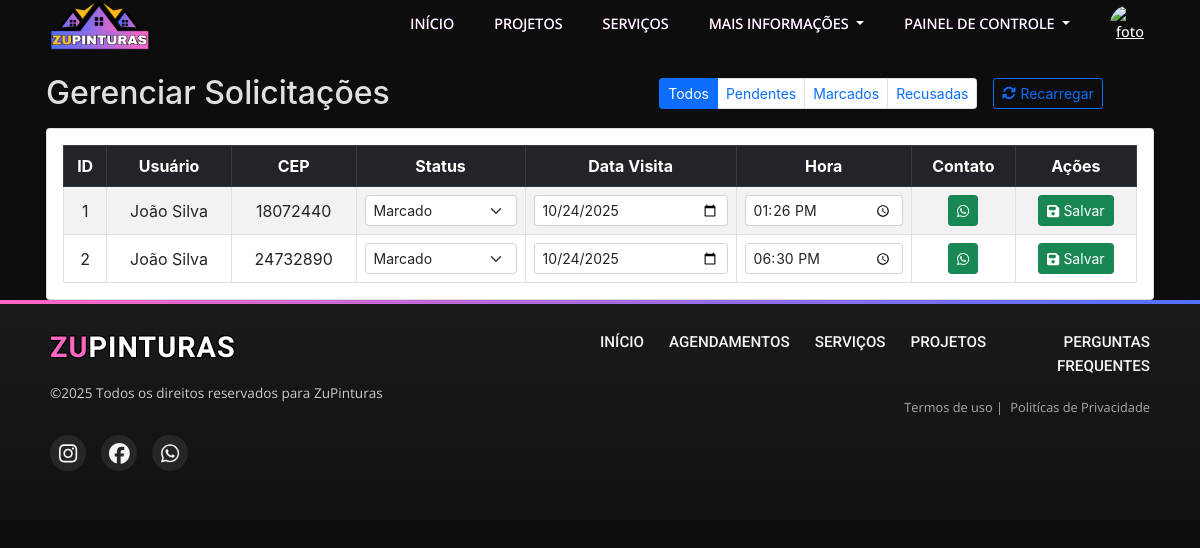
/admin/views/gerenciar_solicitacoes.php (signed in), run on the app's committed database.
### tables this page shows
CREATE TABLE `solicitacoes` (
  `id` int(11) NOT NULL,
  `usuario_id` int(11) NOT NULL,
  `data_solicitacao` datetime DEFAULT current_timestamp(),
  `descricao` text DEFAULT NULL,
  `cep` varchar(9) NOT NULL,
  `endereco` varchar(255) NOT NULL,
  `complemento` varchar(100) DEFAULT NULL,
  `status` enum('pendente','marcado','recusado') DEFAULT 'pendente',
  `observacao_admin` text DEFAULT NULL
);

CREATE TABLE `usuarios` (
  `id` int(11) NOT NULL,
  `nome` varchar(100) NOT NULL,
  `email` varchar(100) NOT NULL,
  `senha` varchar(255) NOT NULL,
  `foto` varchar(255) DEFAULT 'login.png',
  `telefone` varchar(20) DEFAULT NULL,
  `tipo` enum('user','admin') DEFAULT 'user',
  `data_criacao` timestamp NOT NULL DEFAULT current_timestamp()
);

CREATE TABLE `visitas_agendadas` (
  `id` int(11) NOT NULL,
  `solicitacao_id` int(11) NOT NULL,
  `data_visita` date NOT NULL,
  `hora_visita` time NOT NULL,
  `observacoes` text DEFAULT NULL,
  `criado_em` timestamp NOT NULL DEFAULT current_timestamp()
);

### inc/Banco.php (called while the page is built, shortened)
<?php
    class Banco {
        private $host;
        private $password;
        private $user;
        private $name;
        public function __construct
        (
             $host = "localhost",
             $password= '',
             $user="root",
             $name="zupinturas"
        )
        {
            $this->host=$host;
            $this->name=$name;
            $this->password=$password;
            $this->user=$user;
        }
        public function open_db(){
            try{
                $this->pdo= new PDO("mysql:host=".$this->host.";dbname=".$this->name.";charset=utf8",$this->user, $this->password);
                $this->pdo->setAttribute(PDO::ATTR_ERRMODE, PDO::ERRMODE_EXCEPTION);
                return $this->pdo;
            }catch(PDOException $e){
                die("Erro na conexão com o banco de dados: " . $e->getMessage());
            }
        }
      public function select($table, $retorno = "*", $onde = [], $pegarVarios = true, $limit = 0, $return_type = 'fetch_all_assoc')
        {
            $db = $this->open_db();
            $resultado = $this->montarSelectSql($table, $retorno, $onde, $limit);
            $sql = $resultado['sql'];
            $stmt = $db->prepare($sql);
            $stmt->execute();
            if ($stmt->rowCount() > 0) {
                switch ($return_type) {
                    case 'fetch_all_assoc':
                    default:
                        return $stmt->fetchAll(PDO::FETCH_ASSOC);
                }
            }
            return null;
        }
        private function montarSelectSql($tabela, $retorno, $where = [], $limit = 0)
        {
            $campos = is_array($retorno) ? implode(", ", $retorno) : $retorno;
            $sql = "SELECT {$campos} FROM {$tabela}";
            $placeholders = [];
            return [
                'sql' => $sql,
                'params' => $placeholders
            ];
        }
    }
?>

### admin/views/gerenciar_solicitacoes.php (the view, shortened to what this page needs)
<?php
include HEADER_TEMPLATE;
include "../../inc/Banco.php";
try {
    $bd = new Banco();
    $solicitacoes = $bd->select(
        'solicitacoes s LEFT JOIN usuarios u ON s.usuario_id = u.id LEFT JOIN visitas_agendadas v ON s.id = v.solicitacao_id',
        's.id, s.usuario_id, s.descricao, s.cep, s.endereco, s.complemento, s.status, s.observacao_admin, s.data_solicitacao,
         u.nome AS nome_usuario, u.email, u.telefone,
         v.data_visita, v.hora_visita',
        [],
        true,
        0,
        'fetch_all_assoc'
    );
} catch (Exception $e) {
    $_SESSION['message'] = $e->getMessage();
    $_SESSION['type'] = 'danger';
}
?>
<div class="container mt-4 px-3">
    <div class="d-flex flex-column flex-md-row justify-content-between align-items-start align-items-md-center mb-3 gap-3">
        <h2 class="mb-0 text-center text-md-start w-100">Gerenciar Solicitações</h2>
        <div class="d-flex flex-wrap justify-content-center align-items-center gap-2 w-100 w-md-auto">
            <nav aria-label="Navegação de solicitações">
                <ul class="pagination pagination-sm mb-0 flex-wrap justify-content-center">
                    <?php $current = basename($_SERVER['PHP_SELF']); ?>
                    <li class="page-item <?= $current === 'gerenciar_solicitacoes.php' ? 'active' : '' ?>">
                        <a class="page-link" href="<?= RAIZ_PROJETO; ?>admin/views/gerenciar_solicitacoes.php">Todos</a>
                    </li>
                    <li class="page-item <?= $current === 'solicitacoes_pendentes.php' ? 'active' : '' ?>">
                        <a class="page-link" href="<?= RAIZ_PROJETO; ?>admin/views/solicitacoes_pendentes.php">Pendentes</a>
                    </li>
                    <li class="page-item <?= $current === 'solicitacoes_marcadas.php' ? 'active' : '' ?>">
                        <a class="page-link" href="<?= RAIZ_PROJETO; ?>admin/views/solicitacoes_marcadas.php">Marcados</a>
                    </li>
                    <li class="page-item <?= $current === 'solicitacoes_recusadas.php' ? 'active' : '' ?>">
                        <a class="page-link" href="<?= RAIZ_PROJETO; ?>admin/views/solicitacoes_recusadas.php">Recusadas</a>
                    </li>
                </ul>
            </nav>
            <button class="btn btn-outline-primary btn-sm ms-md-2" onclick="location.reload()">
                <i class="fa fa-refresh"></i> Recarregar
            </button>
        </div>
    </div>
    <div class="card shadow-sm">
        <div class="card-body p-2 p-md-3">
            <?php if (!empty($solicitacoes)): ?>
               <div class="table-responsive" style="overflow-x: auto; -webkit-overflow-scrolling: touch;">
    <table class="table table-bordered table-striped align-middle text-center mb-0">
        <thead class="table-dark">
            <tr>
                <th>ID</th>
                <th>Usuário</th>
                <th>CEP</th>
                <th>Status</th>
                <th>Data Visita</th>
                <th>Hora</th>
                <th>Contato</th>
                <th>Ações</th>
            </tr>
        </thead>
        <tbody>
            <?php foreach ($solicitacoes as $s): ?>
                <tr data-id="<?= $s['id'] ?>">
                    <td><?= $s['id'] ?></td>
                    <td><?= htmlspecialchars($s['nome_usuario']) ?></td>
                    <td><?= htmlspecialchars($s['cep']) ?></td>
                    <td>
                        <select class="form-select form-select-sm status-select">
                            <option value="marcado" <?= $s['status'] == 'marcado' ? 'selected' : '' ?>>Marcado</option>
                        </select>
                    </td>
                    <td>
                        <input type="date" class="form-control form-control-sm data-visita" value="<?= $s['data_visita'] ?? '' ?>">
                    </td>
                    <td>
                        <input type="time" class="form-control form-control-sm hora-visita" value="<?= $s['hora_visita'] ?? '' ?>">
                    </td>
                    <td>
                        <a href="https://wa.me/55<?= preg_replace('/\D/', '', $s['telefone']); ?>" target="_blank" class="btn btn-success btn-sm">
                            <i class="fa-brands fa-whatsapp"></i>
                        </a>
                    </td>
                    <td>
                        <button class="btn btn-success btn-sm salvar-btn">
                            <i class="fa fa-save"></i> Salvar
                        </button>
                    </td>
                </tr>
            <?php endforeach; ?>
        </tbody>
    </table>
</div>
            <?php else: ?>
                <div class="alert alert-warning text-center mb-0">Nenhuma solicitação encontrada.</div>
            <?php endif; ?>
        </div>
    </div>
</div>
<?php
include FOOTER_TEMPLATE;
?>

### inc/header.php (shortened to what this page needs)
<!DOCTYPE html>
<?php
$paginaAtual = basename($_SERVER['PHP_SELF']);
?>
<html lang="pt-br">
<head>
    <link rel="stylesheet" href="<?php echo RAIZ_PROJETO; ?>assets/css/bootstrap_css/bootstrap.min.css">
    <link rel="stylesheet" href="<?php echo RAIZ_PROJETO; ?>assets/css/fontawesome_css/all.min.css">
    <link rel="stylesheet" href="<?php echo RAIZ_PROJETO; ?>assets/css/style.css">
</head>
<body>
    <header>
        <nav class="nav-desktop">
            <div class="logo-desktop">
                <img src="<?php echo RAIZ_PROJETO; ?>assets/img/logo.png" alt="logo">
            </div>
            <ul class="navbar-nav nav-links header-font">
                <li class="nav-item">
                    <a href="<?php echo RAIZ_PROJETO; ?>"
                        class="nav-link <?php echo ($paginaAtual == 'index.php') ? 'active' : ''; ?>">
                        INÍCIO</a>
                </li>
                <li class="nav-item">
                    <a href="<?php echo RAIZ_PROJETO; ?>views/projetos.php"
                        class="nav-link <?php echo ($paginaAtual == 'projetos.php') ? 'active' : ''; ?>">
                        PROJETOS
                    </a>
                </li>
                <li class="nav-item">
                    <a href="<?php echo RAIZ_PROJETO; ?>views/servicos.php"
                        class="nav-link <?php echo ($paginaAtual == 'servicos.php') ? 'active' : ''; ?>">
                        SERVIÇOS
                    </a>
                </li>
                <li class="nav-item dropdown">
                    <a class="nav-link dropdown-toggle" href="#" id="servicosDropdown" role="button"
                        data-bs-toggle="dropdown" aria-expanded="false">
                        MAIS INFORMAÇÕES
                    </a>
                </li>
                <?php if (isset($_SESSION['email'])): ?>
                    <?php if ($_SESSION['tipo'] === "user"): ?>
                        <li class="nav-item dropdown">
                            <a class="nav-link dropdown-toggle" href="#" id="servicosDropdown" role="button"
                                data-bs-toggle="dropdown" aria-expanded="false">
                                AGENDAMENTOS
                            </a>
                            <ul class="dropdown-menu bg-dark" aria-labelledby="servicosDropdown">
                                <li><a class="dropdown-item" href="<?php echo  RAIZ_PROJETO; ?>usuarios/views/solicitar_visita.php"><i class="fa-solid fa-calendar-plus"></i> Novo Agendamento</a></li>
                                <li><a class="dropdown-item" href="<?php echo RAIZ_PROJETO; ?>usuarios/views/gerenciar_solicitacoes.php"><i class="fa-solid fa-calendar-days"></i> Meus Agendamentos</a></li>
                            </ul>
                        </li>
                    <?php else: ?>
                        <li class="nav-item dropdown">
                            <a class="nav-link dropdown-toggle" id="servicosDropdown" role="button"
                                data-bs-toggle="dropdown" aria-expanded="false">
                                PAINEL DE CONTROLE
                            </a>
                        </li>
                    <?php endif; ?>
                <?php endif; ?>
                <?php if (empty($_SESSION['email'])): ?>
                    <li>
                        <a href="<?php echo RAIZ_PROJETO; ?>auth/views/login.php">
                            <div class="div-login-user">
                                <img src="<?php echo RAIZ_PROJETO; ?>assets/img/login.png" alt="erro"
                                    class="rounded-circle profile-img">
                            </div>
                        </a>
                    </li>
                <?php else: ?>
                    <li>
                        <a id="abrirUserbar" href="#">
                            <div class="div-login-user">
                                <img src="<?php echo RAIZ_PROJETO; ?>usuarios/img/<?php echo $_SESSION['foto']; ?>"
                                    alt="foto do usuario" class="rounded-circle profile-img">
                            </div>
                        </a>
                    </li>
                <?php endif; ?>
            </ul>
        </nav>
    </header>
    <main>

### inc/footer.php (shortened to what this page needs)
</main>
<?php
$paginaAtual = basename($_SERVER['PHP_SELF']);
?>
<footer>
    <div class="footer-desktop">
        <div class="footer-left">
            <h1><span class="zu">ZU</span>PINTURAS</h1>
            <p>©2025 Todos os direitos reservados para ZuPinturas</p>
            <div class="footer-icons">
                <a href=""><i class="fa-brands fa-instagram"></i></a>
                <a href=""><i class="fa-brands fa-facebook"></i></a>
                <a href=""><i class="fa-brands fa-whatsapp"></i></a>
            </div>
        </div>
        <div class="footer-right">
            <div class="footer-links">
                <ul>
                    <li>
                        <a href="<?php echo RAIZ_PROJETO; ?>" class="<?php echo ($paginaAtual == 'index.php') ? 'active' : ''; ?>">Início</a>
                    </li>
                    <?php if (isset($_SESSION['email'])): ?>
                        <?php if ($_SESSION['tipo'] === "user"): ?>
                            <li>
                                <a href="<?php echo RAIZ_PROJETO; ?>usuarios/views/gerenciar_solicitacoes.php">Agendamentos</a>
                            </li>
                        <?php elseif ($_SESSION['tipo'] === "admin"): ?>
                            <li>
                                <a href="<?php echo RAIZ_PROJETO; ?>admin/views/gerenciar_solicitacoes.php">Agendamentos</a>
                            </li>
                        <?php endif; ?>
                    <?php endif; ?>
                    <li>
                        <a href="<?php echo RAIZ_PROJETO; ?>views/servicos.php" class="<?php echo ($paginaAtual == 'servicos.php') ? 'active' : ''; ?>">Serviços</a>
                    </li>
                    <li>
                        <a href="<?php echo RAIZ_PROJETO; ?>views/projetos.php" class="<?php echo ($paginaAtual == 'projetos.php') ? 'active' : ''; ?>">Projetos</a>
                    </li>
                    <li>
                        <a href="<?php echo RAIZ_PROJETO; ?>#faq" class="<?php echo ($paginaAtual == 'index.php') ?> v-mobile-romove">Perguntas <span class="responsivo">Frequentes</span></a>
                    </li>
                </ul>
            </div>
            <div class="footer-links2">
                <div class="termos">
                    <a href="<?php echo RAIZ_PROJETO; ?>views/termos.php" class="<?php echo ($paginaAtual == 'termos.php') ? 'active' : ''; ?>">Termos de uso</a> | <a href="<?php echo RAIZ_PROJETO; ?>views/politica.php" class="<?php echo ($paginaAtual == 'politica.php') ? 'active' : ''; ?>">Politícas de Privacidade</a>
                </div>
            </div>
        </div>
    </div>
</footer>
</body>
</html>

### data on the page
solicitacoes: id "1", usuario.nome "João Silva", cep "18072440", status "Marcado", data_visita "10/24/2025", hora_visita "13:26:00"
solicitacoes: id "2", usuario.nome "João Silva", cep "24732890", status "Marcado", data_visita "10/24/2025", hora_visita "18:30:00"
